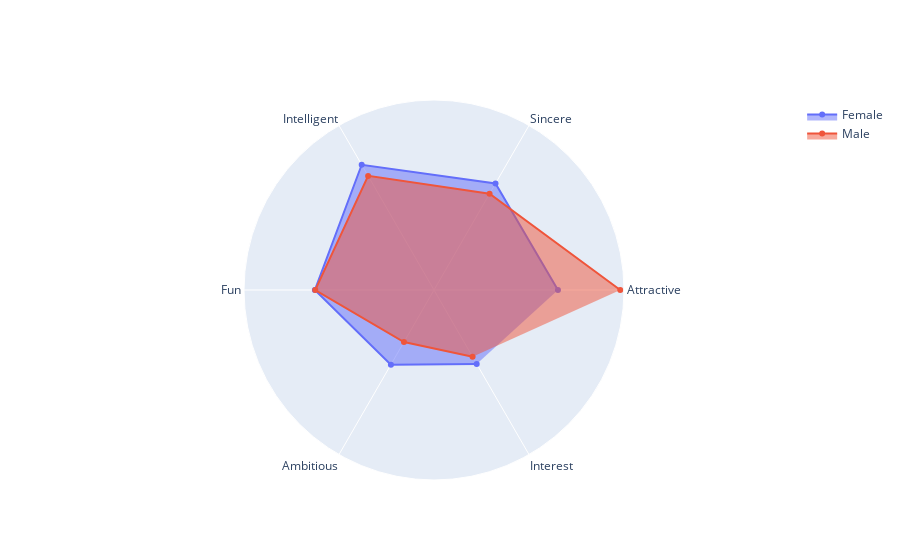

The code cell stored with this chart in its notebook:
### Markdown cell above
Let's visualize it with Plotly.

### Code cell
fig = go.Figure()

trace_female = go.Scatterpolar(
    r=female_values,
    theta=attributes_by_gender.columns,
    fill='toself',
    name='Female'
)

trace_male = go.Scatterpolar(
    r=male_values,
    theta=attributes_by_gender.columns,
    fill='toself',
    name='Male'
)

layout = go.Layout(
    polar=dict(
        radialaxis=dict(visible=False),
    ),
    showlegend=True
)

data = [trace_female, trace_male]
fig = go.Figure(data=data, layout=layout)

fig.show()

### Figure 1 — Plotly figure (JSON) as saved in the notebook; plotly's stock layout.template omitted (floating-point values rounded to 4 significant figures)
{"data": [{"fill": "toself", "name": "Female", "r": [18.17, 18.03, 21.2, 17.47, 12.63, 12.53], "theta": ["Attractive", "Sincere", "Intelligent", "Fun", "Ambitious", "Interest"], "type": "scatterpolar"}, {"fill": "toself", "name": "Male", "r": [27.31, 16.29, 19.32, 17.41, 8.81, 11.32], "theta": ["Attractive", "Sincere", "Intelligent", "Fun", "Ambitious", "Interest"], "type": "scatterpolar"}], "layout": {"polar": {"radialaxis": {"visible": false}}, "showlegend": true}}
